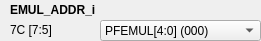
    <widget class="QWidget" name="widget_33" native="true">
     <property name="geometry">
      <rect>
       <x>10</x>
       <y>400</y>
       <width>261</width>
       <height>41</height>
      </rect>
     </property>
     <widget class="QLabel" name="label_525">
      <property name="geometry">
       <rect>
        <x>10</x>
        <y>0</y>
        <width>211</width>
        <height>20</height>
       </rect>
      </property>
      <property name="font">
       <font>
        <weight>75</weight>
        <bold>true</bold>
       </font>
      </property>
      <property name="text">
       <string>EMUL_ADDR_i</string>
      </property>
     </widget>
     <widget class="QLabel" name="addr_EMUL_ADDR_i">
      <property name="geometry">
       <rect>
        <x>10</x>
        <y>20</y>
        <width>101</width>
        <height>20</height>
       </rect>
      </property>
      <property name="text">
       <string>7C [7:5]</string>
      </property>
     </widget>
     <widget class="QComboBox" name="comboBox_EMUL_ADDR_i">
      <property name="geometry">
       <rect>
        <x>100</x>
        <y>20</y>
        <width>161</width>
        <height>21</height>
       </rect>
      </property>
      <item>
       <property name="text">
        <string>PFEMUL[4:0] (000)</string>
       </property>
      </item>
      <item>
       <property name="text">
        <string>PFEMUL[5:1] (001)</string>
       </property>
      </item>
      <item>
       <property name="text">
        <string>PFEMUL[6:2] (010)</string>
       </property>
      </item>
      <item>
       <property name="text">
        <string>PFEMUL[7:3] (011)</string>
       </property>
      </item>
      <item>
       <property name="text">
        <string>PFEMUL[8:4] (100)</string>
       </property>
      </item>
      <item>
       <property name="text">
        <string>PFEMUL[9:5] (101)</string>
       </property>
      </item>
      <item>
       <property name="text">
        <string>Odds (110)</string>
       </property>
      </item>
      <item>
       <property name="text">
        <string>Even (111)</string>
       </property>
      </item>
     </widget>
    </widget>
